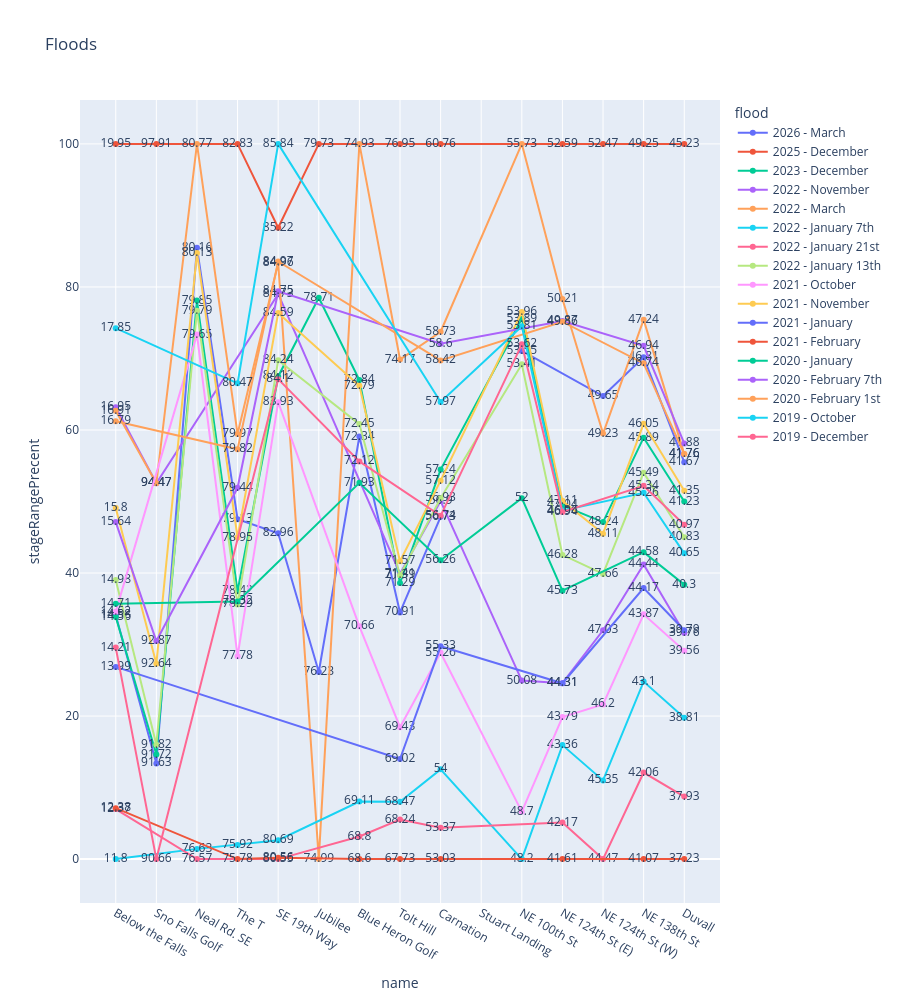

Notebook source saved alongside this figure:
### Code cell
import plotly.express as px

# order the categorical x-axis by rank (ascending rank == descending river mile,
# matching the riverMile chart: upstream on the left, Duvall on the right)
name_order = group_df.sort_values('rank')['name'].drop_duplicates().tolist()

fig = px.line(group_df, x="name", y="stageRangePrecent", title='Floods', color="flood", markers=True, height=1000, text="stage",
              category_orders={"name": name_order})

fig.show()

### Figure 1 — Plotly figure (JSON) as saved in the notebook; plotly's stock layout.template omitted (floating-point values rounded to 4 significant figures)
{"data": [{"hovertemplate": "flood=2026 - March<br>name=%{x}<br>stageRangePrecent=%{y}<br>stage=%{text}<extra></extra>", "legendgroup": "2026 - March", "line": {"color": "#636efa", "dash": "solid"}, "marker": {"symbol": "circle"}, "mode": "lines+markers+text", "name": "2026 - March", "orientation": "v", "showlegend": true, "text": [41.67, 46.81, 49.65, 53.55, 49.88, 56.73, 70.91, 72.34, 76.23, 82.96, 79.13, 80.16, 91.63, 14.58], "type": "scatter", "x": ["Duvall", "NE 138th St", "NE 124th St (W)", "NE 100th St", "Stuart Landing", "Carnation", "Tolt Hill", "Blue Heron Golf", "Jubilee ", "SE 19th Way", "The T", "Neal Rd. SE", "Sno Falls Golf", "Below the Falls"], "xaxis": "x", "y": [55.5, 70.17, 64.75, 71.05, NaN, 47.87, 34.49, 59.08, 26.16, 45.56, 47.52, 85.48, 13.38, 34.11], "yaxis": "y"}, {"hovertemplate": "flood=2025 - December<br>name=%{x}<br>stageRangePrecent=%{y}<br>stage=%{text}<extra></extra>", "legendgroup": "2025 - December", "line": {"color": "#EF553B", "dash": "solid"}, "marker": {"symbol": "circle"}, "mode": "lines+markers+text", "name": "2025 - December", "orientation": "v", "showlegend": true, "text": [45.23, 49.25, 52.47, 52.59, 60.76, 76.95, 79.73, 85.22, 82.83, 97.91, 19.95], "type": "scatter", "x": ["Duvall", "NE 138th St", "NE 124th St (W)", "NE 124th St (E)", "Carnation", "Tolt Hill", "Jubilee ", "SE 19th Way", "The T", "Sno Falls Golf", "Below the Falls"], "xaxis": "x", "y": [100.0, 100.0, 100.0, 100.0, 100.0, 100.0, 100.0, 88.28, 100.0, 100.0, 100.0], "yaxis": "y"}, {"hovertemplate": "flood=2023 - December<br>name=%{x}<br>stageRangePrecent=%{y}<br>stage=%{text}<extra></extra>", "legendgroup": "2023 - December", "line": {"color": "#00cc96", "dash": "solid"}, "marker": {"symbol": "circle"}, "mode": "lines+markers+text", "name": "2023 - December", "orientation": "v", "showlegend": true, "text": [41.23, 45.89, 48.24, 47.04, 53.89, 57.24, 71.29, 72.84, 78.71, 84.12, 78.42, 79.85, 91.72, 14.56], "type": "scatter", "x": ["Duvall", "NE 138th St", "NE 124th St (W)", "NE 124th St (E)", "NE 100th St", "Carnation", "Tolt Hill", "Blue Heron Golf", "Jubilee ", "SE 19th Way", "The T", "Neal Rd. SE", "Sno Falls Golf", "Below the Falls"], "xaxis": "x", "y": [50.0, 58.92, 47.13, 49.45, 75.56, 54.46, 38.61, 66.98, 78.48, 67.49, 37.45, 78.1, 14.62, 33.87], "yaxis": "y"}, {"hovertemplate": "flood=2022 - November <br>name=%{x}<br>stageRangePrecent=%{y}<br>stage=%{text}<extra></extra>", "legendgroup": "2022 - November ", "line": {"color": "#ab63fa", "dash": "solid"}, "marker": {"symbol": "circle"}, "mode": "lines+markers+text", "name": "2022 - November ", "orientation": "v", "showlegend": true, "text": [39.76, 44.44, 47.03, 44.31, 50.08, 56.9, 71.41, 84.73, 94.47, 16.95], "type": "scatter", "x": ["Duvall", "NE 138th St", "NE 124th St (W)", "NE 124th St (E)", "NE 100th St", "Carnation", "Tolt Hill", "SE 19th Way", "Sno Falls Golf", "Below the Falls"], "xaxis": "x", "y": [31.63, 41.2, 32.0, 24.59, 24.97, 50.06, 39.91, 79.02, 52.55, 63.19], "yaxis": "y"}, {"hovertemplate": "flood=2022 - March<br>name=%{x}<br>stageRangePrecent=%{y}<br>stage=%{text}<extra></extra>", "legendgroup": "2022 - March", "line": {"color": "#FFA15A", "dash": "solid"}, "marker": {"symbol": "circle"}, "mode": "lines+markers+text", "name": "2022 - March", "orientation": "v", "showlegend": true, "text": [41.76, 47.24, 49.23, 50.21, 55.73, 58.73, 74.17, 74.93, 74.99, 84.96, 79.97, 80.77, 94.47, 16.91], "type": "scatter", "x": ["Duvall", "NE 138th St", "NE 124th St (W)", "NE 124th St (E)", "NE 100th St", "Carnation", "Tolt Hill", "Blue Heron Golf", "Jubilee ", "SE 19th Way", "The T", "Neal Rd. SE", "Sno Falls Golf", "Below the Falls"], "xaxis": "x", "y": [56.63, 75.43, 59.5, 78.32, 100.0, 73.74, 69.85, 100.0, 0.0, 83.36, 59.43, 100.0, 52.55, 62.7], "yaxis": "y"}, {"hovertemplate": "flood=2022 - January 7th<br>name=%{x}<br>stageRangePrecent=%{y}<br>stage=%{text}<extra></extra>", "legendgroup": "2022 - January 7th", "line": {"color": "#19d3f3", "dash": "solid"}, "marker": {"symbol": "circle"}, "mode": "lines+markers+text", "name": "2022 - January 7th", "orientation": "v", "showlegend": true, "text": [38.81, 43.1, 45.35, 43.36, 48.2, 54.0, 68.47, 69.11, 80.69, 75.92, 76.63, 11.8], "type": "scatter", "x": ["Duvall", "NE 138th St", "NE 124th St (W)", "NE 124th St (E)", "NE 100th St", "Carnation", "Tolt Hill", "Blue Heron Golf", "SE 19th Way", "The T", "Neal Rd. SE", "Below the Falls"], "xaxis": "x", "y": [19.75, 24.82, 11.0, 15.94, 0.0, 12.55, 8.026, 8.057, 2.647, 1.986, 1.429, 0.0], "yaxis": "y"}, {"hovertemplate": "flood=2022 - January 21st<br>name=%{x}<br>stageRangePrecent=%{y}<br>stage=%{text}<extra></extra>", "legendgroup": "2022 - January 21st", "line": {"color": "#FF6692", "dash": "solid"}, "marker": {"symbol": "circle"}, "mode": "lines+markers+text", "name": "2022 - January 21st", "orientation": "v", "showlegend": true, "text": [37.93, 42.06, 44.47, 42.17, 53.37, 68.24, 68.8, 80.55, 76.57, 12.37], "type": "scatter", "x": ["Duvall", "NE 138th St", "NE 124th St (W)", "NE 124th St (E)", "Carnation", "Tolt Hill", "Blue Heron Golf", "SE 19th Way", "Neal Rd. SE", "Below the Falls"], "xaxis": "x", "y": [8.75, 12.1, 0.0, 5.1, 4.398, 5.531, 3.16, 0.0, 0.0, 6.994], "yaxis": "y"}, {"hovertemplate": "flood=2022 - January 13th<br>name=%{x}<br>stageRangePrecent=%{y}<br>stage=%{text}<extra></extra>", "legendgroup": "2022 - January 13th", "line": {"color": "#B6E880", "dash": "solid"}, "marker": {"symbol": "circle"}, "mode": "lines+markers+text", "name": "2022 - January 13th", "orientation": "v", "showlegend": true, "text": [40.83, 45.49, 47.66, 46.28, 53.41, 56.93, 71.39, 72.45, 84.24, 78.29, 79.79, 91.82, 14.98], "type": "scatter", "x": ["Duvall", "NE 138th St", "NE 124th St (W)", "NE 124th St (E)", "NE 100th St", "Carnation", "Tolt Hill", "Blue Heron Golf", "SE 19th Way", "The T", "Neal Rd. SE", "Sno Falls Golf", "Below the Falls"], "xaxis": "x", "y": [45.0, 54.03, 39.87, 42.53, 69.19, 50.45, 39.7, 60.82, 69.75, 35.6, 76.67, 16.0, 39.02], "yaxis": "y"}, {"hovertemplate": "flood=2021 - October<br>name=%{x}<br>stageRangePrecent=%{y}<br>stage=%{text}<extra></extra>", "legendgroup": "2021 - October", "line": {"color": "#FF97FF", "dash": "solid"}, "marker": {"symbol": "circle"}, "mode": "lines+markers+text", "name": "2021 - October", "orientation": "v", "showlegend": true, "text": [39.56, 43.87, 46.2, 43.79, 48.7, 55.26, 69.43, 70.66, 83.93, 77.78, 79.65, 14.62], "type": "scatter", "x": ["Duvall", "NE 138th St", "NE 124th St (W)", "NE 124th St (E)", "NE 100th St", "Carnation", "Tolt Hill", "Blue Heron Golf", "SE 19th Way", "The T", "Neal Rd. SE", "Below the Falls"], "xaxis": "x", "y": [29.13, 34.23, 21.63, 19.85, 6.64, 28.85, 18.44, 32.54, 63.89, 28.37, 73.33, 34.6], "yaxis": "y"}, {"hovertemplate": "flood=2021 - November<br>name=%{x}<br>stageRangePrecent=%{y}<br>stage=%{text}<extra></extra>", "legendgroup": "2021 - November", "line": {"color": "#FECB52", "dash": "solid"}, "marker": {"symbol": "circle"}, "mode": "lines+markers+text", "name": "2021 - November", "orientation": "v", "showlegend": true, "text": [41.35, 46.05, 48.11, 47.11, 53.96, 57.12, 71.57, 72.79, 84.59, 78.95, 80.13, 92.64, 15.8], "type": "scatter", "x": ["Duvall", "NE 138th St", "NE 124th St (W)", "NE 124th St (E)", "NE 100th St", "Carnation", "Tolt Hill", "Blue Heron Golf", "SE 19th Way", "The T", "Neal Rd. SE", "Sno Falls Golf", "Below the Falls"], "xaxis": "x", "y": [51.5, 60.88, 45.5, 50.09, 76.49, 52.91, 41.65, 66.19, 76.37, 44.96, 84.76, 27.31, 49.08], "yaxis": "y"}, {"hovertemplate": "flood=2021 - January<br>name=%{x}<br>stageRangePrecent=%{y}<br>stage=%{text}<extra></extra>", "legendgroup": "2021 - January", "line": {"color": "#636efa", "dash": "solid"}, "marker": {"symbol": "circle"}, "mode": "lines+markers+text", "name": "2021 - January", "orientation": "v", "showlegend": true, "text": [39.79, 44.17, 44.31, 55.33, 69.02, 13.99], "type": "scatter", "x": ["Duvall", "NE 138th St", "NE 124th St (E)", "Carnation", "Tolt Hill", "Below the Falls"], "xaxis": "x", "y": [32.0, 37.9, 24.59, 29.75, 13.99, 26.87], "yaxis": "y"}, {"hovertemplate": "flood=2021 - February<br>name=%{x}<br>stageRangePrecent=%{y}<br>stage=%{text}<extra></extra>", "legendgroup": "2021 - February", "line": {"color": "#EF553B", "dash": "solid"}, "marker": {"symbol": "circle"}, "mode": "lines+markers+text", "name": "2021 - February", "orientation": "v", "showlegend": true, "text": [37.23, 41.07, 41.61, 53.03, 67.73, 68.6, 80.56, 75.78, 12.38], "type": "scatter", "x": ["Duvall", "NE 138th St", "NE 124th St (E)", "Carnation", "Tolt Hill", "Blue Heron Golf", "SE 19th Way", "The T", "Below the Falls"], "xaxis": "x", "y": [0.0, 0.0, 0.0, 0.0, 0.0, 0.0, 0.189, 0.0, 7.117], "yaxis": "y"}, {"hovertemplate": "flood=2020 - January<br>name=%{x}<br>stageRangePrecent=%{y}<br>stage=%{text}<extra></extra>", "legendgroup": "2020 - January", "line": {"color": "#00cc96", "dash": "solid"}, "marker": {"symbol": "circle"}, "mode": "lines+markers+text", "name": "2020 - January", "orientation": "v", "showlegend": true, "text": [40.3, 44.58, 45.73, 52.0, 56.26, 71.93, 78.32, 14.71], "type": "scatter", "x": ["Duvall", "NE 138th St", "NE 124th St (E)", "NE 100th St", "Carnation", "Blue Heron Golf", "The T", "Below the Falls"], "xaxis": "x", "y": [38.38, 42.91, 37.52, 50.46, 41.79, 52.61, 36.03, 35.71], "yaxis": "y"}, {"hovertemplate": "flood=2020 - February 7th<br>name=%{x}<br>stageRangePrecent=%{y}<br>stage=%{text}<extra></extra>", "legendgroup": "2020 - February 7th", "line": {"color": "#ab63fa", "dash": "solid"}, "marker": {"symbol": "circle"}, "mode": "lines+markers+text", "name": "2020 - February 7th", "orientation": "v", "showlegend": true, "text": [41.88, 46.94, 49.87, 58.6, 84.75, 79.44, 92.87, 15.64], "type": "scatter", "x": ["Duvall", "NE 138th St", "NE 124th St (E)", "Carnation", "SE 19th Way", "The T", "Sno Falls Golf", "Below the Falls"], "xaxis": "x", "y": [58.13, 71.76, 75.23, 72.06, 79.4, 51.91, 30.48, 47.12], "yaxis": "y"}, {"hovertemplate": "flood=2020 - February 1st<br>name=%{x}<br>stageRangePrecent=%{y}<br>stage=%{text}<extra></extra>", "legendgroup": "2020 - February 1st", "line": {"color": "#FFA15A", "dash": "solid"}, "marker": {"symbol": "circle"}, "mode": "lines+markers+text", "name": "2020 - February 1st", "orientation": "v", "showlegend": true, "text": [41.76, 46.74, 49.86, 58.42, 84.97, 79.82, 16.79], "type": "scatter", "x": ["Duvall", "NE 138th St", "NE 124th St (E)", "Carnation", "SE 19th Way", "The T", "Below the Falls"], "xaxis": "x", "y": [56.63, 69.32, 75.14, 69.73, 83.55, 57.3, 61.23], "yaxis": "y"}, {"hovertemplate": "flood=2019 - October<br>name=%{x}<br>stageRangePrecent=%{y}<br>stage=%{text}<extra></extra>", "legendgroup": "2019 - October", "line": {"color": "#19d3f3", "dash": "solid"}, "marker": {"symbol": "circle"}, "mode": "lines+markers+text", "name": "2019 - October", "orientation": "v", "showlegend": true, "text": [40.65, 45.26, 46.96, 53.81, 57.97, 85.84, 80.47, 17.85], "type": "scatter", "x": ["Duvall", "NE 138th St", "NE 124th St (E)", "NE 100th St", "Carnation", "SE 19th Way", "The T", "Below the Falls"], "xaxis": "x", "y": [42.75, 51.22, 48.72, 74.5, 63.91, 100.0, 66.52, 74.23], "yaxis": "y"}, {"hovertemplate": "flood=2019 - December<br>name=%{x}<br>stageRangePrecent=%{y}<br>stage=%{text}<extra></extra>", "legendgroup": "2019 - December", "line": {"color": "#FF6692", "dash": "solid"}, "marker": {"symbol": "circle"}, "mode": "lines+markers+text", "name": "2019 - December", "orientation": "v", "showlegend": true, "text": [40.97, 45.34, 46.94, 53.62, 56.74, 72.12, 84.1, 90.66, 14.21], "type": "scatter", "x": ["Duvall", "NE 138th St", "NE 124th St (E)", "NE 100th St", "Carnation", "Blue Heron Golf", "SE 19th Way", "Sno Falls Golf", "Below the Falls"], "xaxis": "x", "y": [46.75, 52.2, 48.54, 71.98, 47.99, 55.61, 67.11, 0.0, 29.57], "yaxis": "y"}], "layout": {"height": 1000, "legend": {"title": {"text": "flood"}, "tracegroupgap": 0}, "title": {"text": "Floods"}, "xaxis": {"anchor": "y", "categoryarray": ["Below the Falls", "Sno Falls Golf", "Neal Rd. SE", "The T", "SE 19th Way", "Jubilee ", "Blue Heron Golf", "Tolt Hill", "Carnation", "Stuart Landing", "NE 100th St", "NE 124th St (E)", "NE 124th St (W)", "NE 138th St", "Duvall"], "categoryorder": "array", "domain": [0, 1], "title": {"text": "name"}}, "yaxis": {"anchor": "x", "domain": [0, 1], "title": {"text": "stageRangePrecent"}}}}
